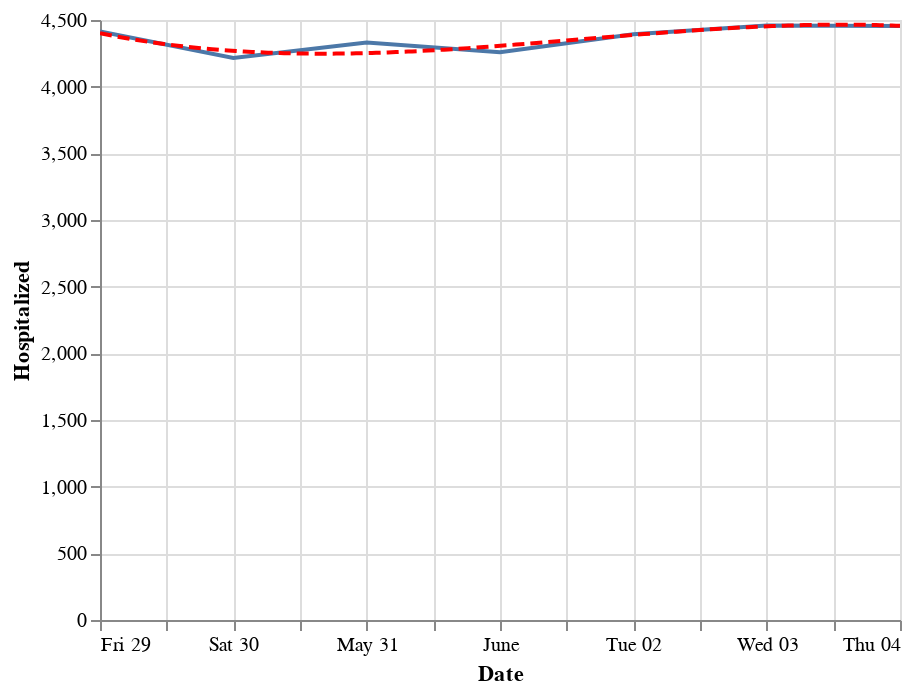

Notebook cell for this chart:
### Code cell
state = alt.Chart(data[data['State'] == 'CA'].sort_values('Date').tail(7)).mark_line().encode(
    x='Date:T',
    y='Hospitalized:Q'
)
reg = state.transform_regression("Date", "Hospitalized", method="poly").mark_line(color='red', strokeDash=[6,3])
(state+reg).interactive()

### Figure 1 — Vega-Lite specification as saved in the notebook (floating-point values rounded to 4 significant figures)
{"config": {"view": {"continuousWidth": 400, "continuousHeight": 300}}, "layer": [{"mark": "line", "encoding": {"x": {"type": "temporal", "field": "Date"}, "y": {"type": "quantitative", "field": "Hospitalized"}}, "selection": {"selector008": {"type": "interval", "bind": "scales", "encodings": ["x", "y"]}}}, {"mark": {"type": "line", "color": "red", "strokeDash": [6, 3]}, "encoding": {"x": {"type": "temporal", "field": "Date"}, "y": {"type": "quantitative", "field": "Hospitalized"}}, "transform": [{"on": "Date", "regression": "Hospitalized", "method": "poly"}]}], "data": {"name": "data-fc39d9a2da8df0d6311aa4ac0dd010cd"}, "$schema": "https://vega.github.io/schema/vega-lite/v4.0.2.json", "datasets": {"data-fc39d9a2da8df0d6311aa4ac0dd010cd": [{"State": "CA", "Date": "05-29-2020", "Confirmed": 106600.0, "Deaths": 4077.0, "Recovered": 0.0, "Confirmed_New": 2809.0, "Deaths_New": 84.0, "Recovered_New": 0.0, "Active": 102500.0, "positive": 103900.0, "negative": 1732000.0, "pending": null, "Hospitalized": 4414.0, "hospitalizedCumulative": null, "inIcuCurrently": 1328.0, "inIcuCumulative": null, "onVentilatorCurrently": null, "onVentilatorCumulative": null, "recovered": null, "dataQualityGrade": "B", "lastUpdateEt": "5/29/2020 00:00", "dateModified": "2020-05-29T00:00:00Z", "checkTimeEt": "05/28 20:00", "death": 4068.0, "hospitalized": null, "dateChecked": "2020-05-29T00:00:00Z", "fips": 6.0, "positiveIncrease": 2189.0, "negativeIncrease": 42730.0, "total": 1835000.0, "totalTestResults": 1835000.0, "totalTestResultsIncrease": 44920.0, "posNeg": 1835000.0, "deathIncrease": 95.0, "hospitalizedIncrease": 0.0, "hash": "7c4a5bacc46e80ac7118cd395a7706127b251144", "commercialScore": 0.0, "negativeRegularScore": 0.0, "negativeScore": 0.0, "positiveScore": 0.0, "score": 0.0, "grade": null}, {"State": "CA", "Date": "05-30-2020", "Confirmed": 109900.0, "Deaths": 4144.0, "Recovered": 0.0, "Confirmed_New": 3273.0, "Deaths_New": 67.0, "Recovered_New": 0.0, "Active": 105800.0, "positive": 106900.0, "negative": 1782000.0, "pending": null, "Hospitalized": 4215.0, "hospitalizedCumulative": null, "inIcuCurrently": 1273.0, "inIcuCumulative": null, "onVentilatorCurrently": null, "onVentilatorCumulative": null, "recovered": null, "dataQualityGrade": "B", "lastUpdateEt": "5/30/2020 00:00", "dateModified": "2020-05-30T00:00:00Z", "checkTimeEt": "05/29 20:00", "death": 4156.0, "hospitalized": null, "dateChecked": "2020-05-30T00:00:00Z", "fips": 6.0, "positiveIncrease": 2992.0, "negativeIncrease": 50120.0, "total": 1889000.0, "totalTestResults": 1889000.0, "totalTestResultsIncrease": 53120.0, "posNeg": 1889000.0, "deathIncrease": 88.0, "hospitalizedIncrease": 0.0, "hash": "dae75ce7d6216ab4ef544b383f09ed44f256e42c", "commercialScore": 0.0, "negativeRegularScore": 0.0, "negativeScore": 0.0, "positiveScore": 0.0, "score": 0.0, "grade": null}, {"State": "CA", "Date": "05-31-2020", "Confirmed": 112000.0, "Deaths": 4172.0, "Recovered": 0.0, "Confirmed_New": 2056.0, "Deaths_New": 28.0, "Recovered_New": 0.0, "Active": 107800.0, "positive": 110600.0, "negative": 1834000.0, "pending": null, "Hospitalized": 4331.0, "hospitalizedCumulative": null, "inIcuCurrently": 1324.0, "inIcuCumulative": null, "onVentilatorCurrently": null, "onVentilatorCumulative": null, "recovered": null, "dataQualityGrade": "B", "lastUpdateEt": "5/30/2020 00:00", "dateModified": "2020-05-30T00:00:00Z", "checkTimeEt": "05/29 20:00", "death": 4213.0, "hospitalized": null, "dateChecked": "2020-05-30T00:00:00Z", "fips": 6.0, "positiveIncrease": 3705.0, "negativeIncrease": 52550.0, "total": 1945000.0, "totalTestResults": 1945000.0, "totalTestResultsIncrease": 56250.0, "posNeg": 1945000.0, "deathIncrease": 57.0, "hospitalizedIncrease": 0.0, "hash": "25930aae94bca981314f143bc2d983415554c041", "commercialScore": 0.0, "negativeRegularScore": 0.0, "negativeScore": 0.0, "positiveScore": 0.0, "score": 0.0, "grade": null}, {"State": "CA", "Date": "06-01-2020", "Confirmed": 114700.0, "Deaths": 4217.0, "Recovered": 0.0, "Confirmed_New": 2782.0, "Deaths_New": 45.0, "Recovered_New": 0.0, "Active": 110500.0, "positive": 113000.0, "negative": 1900000.0, "pending": null, "Hospitalized": 4258.0, "hospitalizedCumulative": null, "inIcuCurrently": 1273.0, "inIcuCumulative": null, "onVentilatorCurrently": null, "onVentilatorCumulative": null, "recovered": null, "dataQualityGrade": "B", "lastUpdateEt": "6/1/2020 00:00", "dateModified": "2020-06-01T00:00:00Z", "checkTimeEt": "05/31 20:00", "death": 4251.0, "hospitalized": null, "dateChecked": "2020-06-01T00:00:00Z", "fips": 6.0, "positiveIncrease": 2423.0, "negativeIncrease": 65310.0, "total": 2013000.0, "totalTestResults": 2013000.0, "totalTestResultsIncrease": 67740.0, "posNeg": 2013000.0, "deathIncrease": 38.0, "hospitalizedIncrease": 0.0, "hash": "ccc38c3a84cfedc4cb1a73c898449694576ad064", "commercialScore": 0.0, "negativeRegularScore": 0.0, "negativeScore": 0.0, "positiveScore": 0.0, "score": 0.0, "grade": null}, {"State": "CA", "Date": "06-02-2020", "Confirmed": 117200.0, "Deaths": 4305.0, "Recovered": 0.0, "Confirmed_New": 2482.0, "Deaths_New": 88.0, "Recovered_New": 0.0, "Active": 112900.0, "positive": 115300.0, "negative": 1956000.0, "pending": null, "Hospitalized": 4393.0, "hospitalizedCumulative": null, "inIcuCurrently": 1286.0, "inIcuCumulative": null, "onVentilatorCurrently": null, "onVentilatorCumulative": null, "recovered": null, "dataQualityGrade": "B", "lastUpdateEt": "6/2/2020 00:00", "dateModified": "2020-06-02T00:00:00Z", "checkTimeEt": "06/01 20:00", "death": 4286.0, "hospitalized": null, "dateChecked": "2020-06-02T00:00:00Z", "fips": 6.0, "positiveIncrease": 2304.0, "negativeIncrease": 56700.0, "total": 2072000.0, "totalTestResults": 2072000.0, "totalTestResultsIncrease": 59010.0, "posNeg": 2072000.0, "deathIncrease": 35.0, "hospitalizedIncrease": 0.0, "hash": "9c03c1926787907836d6c35b13c8e44c97dc26b7", "commercialScore": 0.0, "negativeRegularScore": 0.0, "negativeScore": 0.0, "positiveScore": 0.0, "score": 0.0, "grade": null}, {"State": "CA", "Date": "06-03-2020", "Confirmed": 119300.0, "Deaths": 4374.0, "Recovered": 0.0, "Confirmed_New": 2133.0, "Deaths_New": 69.0, "Recovered_New": 0.0, "Active": 115000.0, "positive": 117700.0, "negative": 2014000.0, "pending": null, "Hospitalized": 4458.0, "hospitalizedCumulative": null, "inIcuCurrently": 1313.0, "inIcuCumulative": null, "onVentilatorCurrently": null, "onVentilatorCumulative": null, "recovered": null, "dataQualityGrade": "B", "lastUpdateEt": "6/3/2020 00:00", "dateModified": "2020-06-03T00:00:00Z", "checkTimeEt": "06/02 20:00", "death": 4361.0, "hospitalized": null, "dateChecked": "2020-06-03T00:00:00Z", "fips": 6.0, "positiveIncrease": 2377.0, "negativeIncrease": 57330.0, "total": 2131000.0, "totalTestResults": 2131000.0, "totalTestResultsIncrease": 59700.0, "posNeg": 2131000.0, "deathIncrease": 75.0, "hospitalizedIncrease": 0.0, "hash": "27bb1920194da60006264244f20db326bb070f3c", "commercialScore": 0.0, "negativeRegularScore": 0.0, "negativeScore": 0.0, "positiveScore": 0.0, "score": 0.0, "grade": null}, {"State": "CA", "Date": "06-04-2020", "Confirmed": 122200.0, "Deaths": 4444.0, "Recovered": 0.0, "Confirmed_New": 2820.0, "Deaths_New": 70.0, "Recovered_New": 0.0, "Active": 117700.0, "positive": 119800.0, "negative": 2063000.0, "pending": null, "Hospitalized": 4455.0, "hospitalizedCumulative": null, "inIcuCurrently": 1279.0, "inIcuCumulative": null, "onVentilatorCurrently": null, "onVentilatorCumulative": null, "recovered": null, "dataQualityGrade": "B", "lastUpdateEt": "6/4/2020 00:00", "dateModified": "2020-06-04T00:00:00Z", "checkTimeEt": "06/03 20:00", "death": 4422.0, "hospitalized": null, "dateChecked": "2020-06-04T00:00:00Z", "fips": 6.0, "positiveIncrease": 2120.0, "negativeIncrease": 49260.0, "total": 2183000.0, "totalTestResults": 2183000.0, "totalTestResultsIncrease": 51380.0, "posNeg": 2183000.0, "deathIncrease": 61.0, "hospitalizedIncrease": 0.0, "hash": "5cdcb7fa39f76830e92844746fce7dd6fa72c3e2", "commercialScore": 0.0, "negativeRegularScore": 0.0, "negativeScore": 0.0, "positiveScore": 0.0, "score": 0.0, "grade": null}]}}
